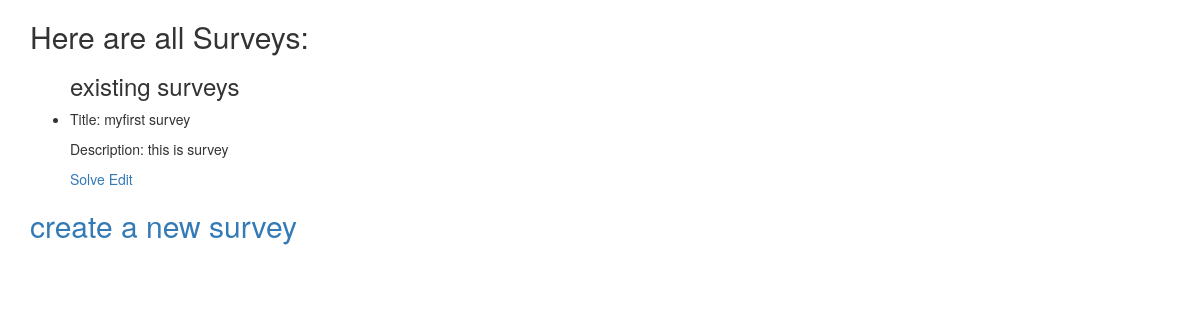
The app's page /, older data.
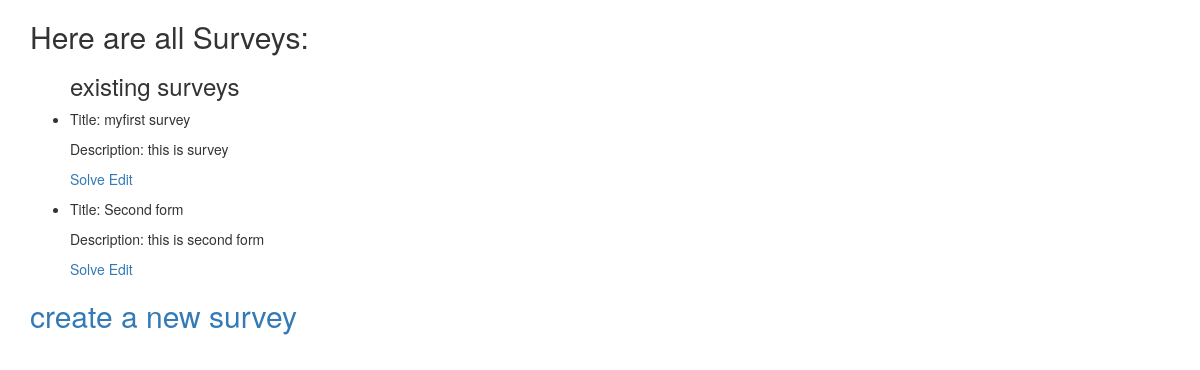
The same page, newer data.
### dyform/models.py (models this page shows, shortened)
class Survey(models.Model):
    title = models.CharField(max_length=100)
    desc = models.CharField(max_length=1000)

### dyform/views.py (the view)
# urls.py: url(r'^$', views.SurveyList.as_view(), name='survey-list'),
class SurveyList(ListView):
    model = Survey

### templates/dyform/survey_list.html (shortened to what this page needs)
{% extends "base.html" %}
{% block body %}
    <h2>Here are all Surveys: </h2>
    <div>
        <ul>
            <h3> existing surveys </h3>
            {% for survey in object_list %}
                <li><p> Title: {{ survey.title }}</p>
                     <p>Description: {{ survey.desc }} <p>
                     <a href="{% url 'dyform:survey_response' survey.id %}">Solve</a>
                    <a href="{% url 'dyform:survey-update' survey.pk %}">Edit</a>
                </li>
            {% empty %}
                <li>No Survey yet.</li>
            {% endfor %}
        </ul>
        </div>
        <h2>
            <a href="{% url 'dyform:survey-create' %}">create a new survey</a>
        </h2>
{% endblock %}

Row changes from the older to the newer data that the page shows:
added Survey: title "Second form", desc "this is second form"
